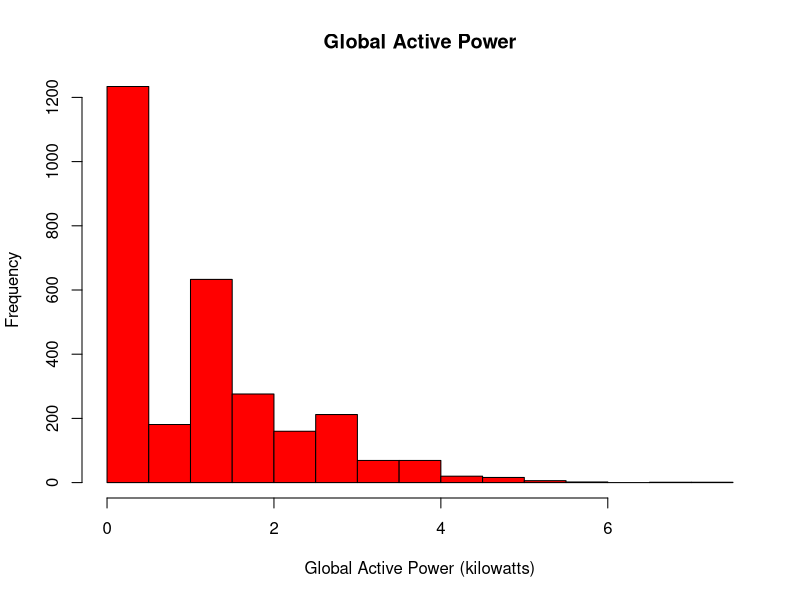

Source code (R):
# Function will read in the Feb 1-2 2007 power consumption data
# and plot / save a PNG file
# that plots a histogram of the Global Active Power (in kilowatts)
data = read.csv('febData.csv')

# write plot to file
png('plot1.png')
hist(data$Global_active_power, col = 'red',
     main = 'Global Active Power',
     xlab = 'Global Active Power (kilowatts)',
     ylim = c(0, 1200)
)
dev.off()